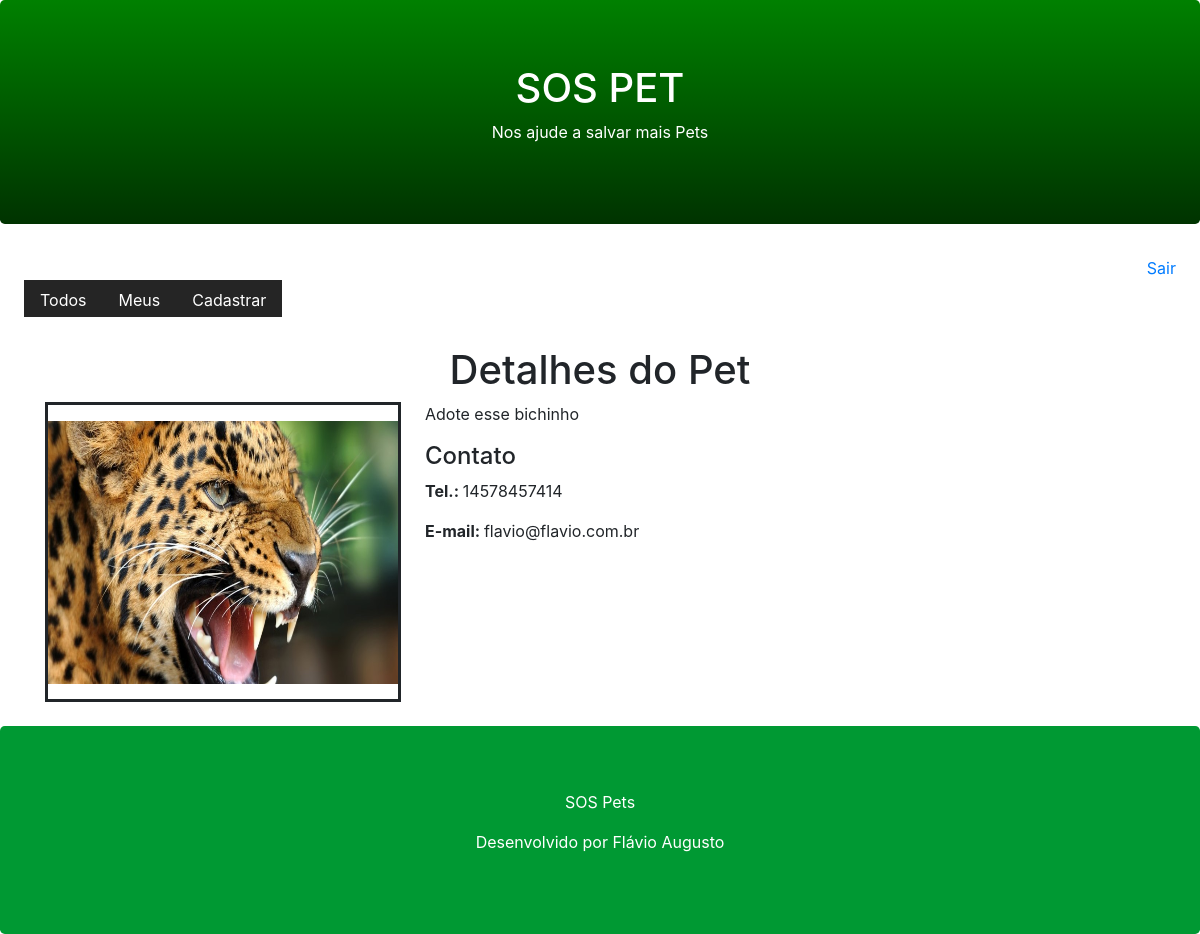
Before: /pet/detail/2/ with the older database file.
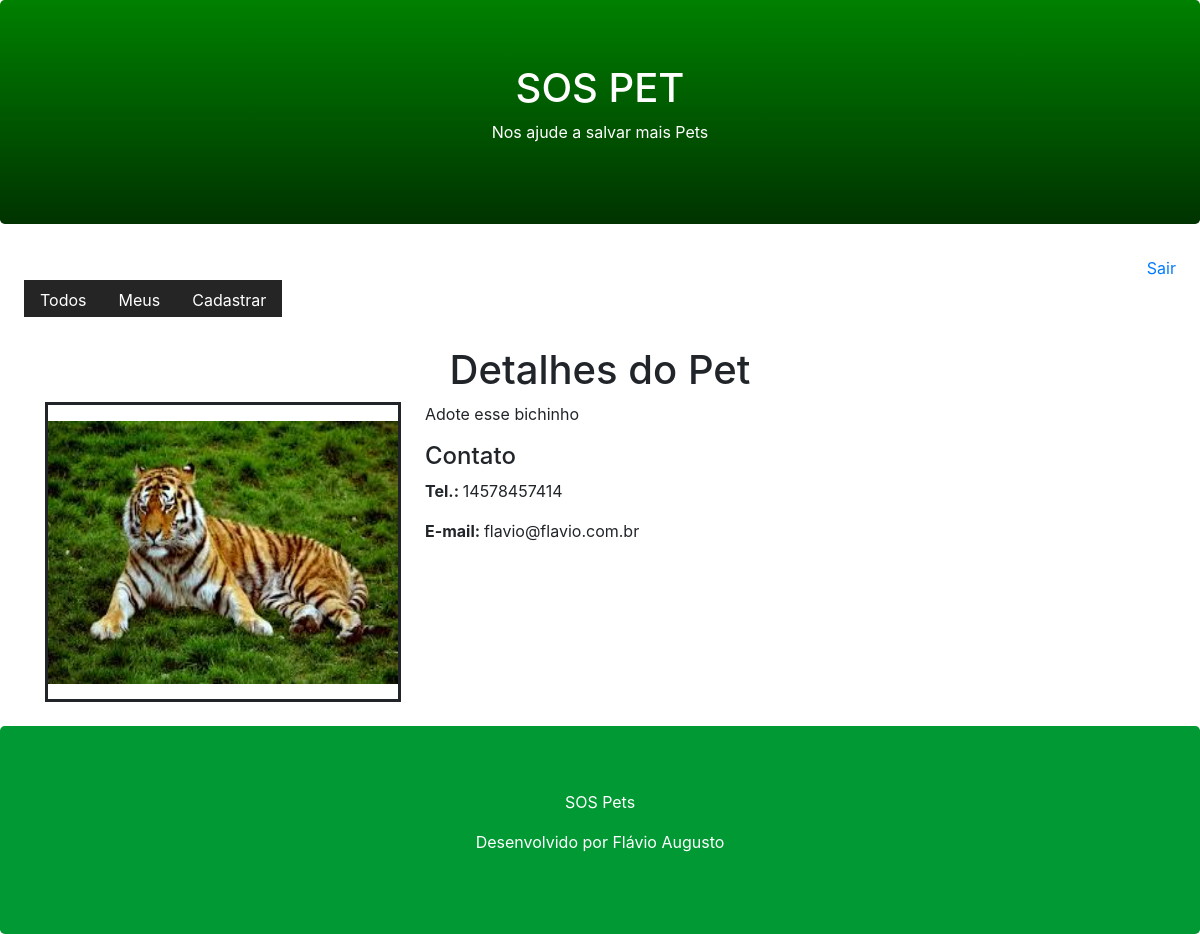
After: the same page with the newer database file.
### core/models.py (models this page shows, shortened)
class Pet(models.Model):
    cidade = models.CharField(max_length=100)
    descricao = models.TextField()
    fone = models.CharField(max_length=11)
    email = models.EmailField()
    data_registro = models.DateTimeField(auto_now_add=True)
    foto = models.ImageField(upload_to='pet')
    ativo = models.BooleanField(default=True)
    usuario = models.ForeignKey(User, on_delete=models.CASCADE)
    class Meta:
        db_table = 'pet'

### core/views.py (the view)
# urls.py: path('pet/detail/<id>/', views.pet_detail),
def pet_detail(request, id):
    pet = Pet.objects.get(ativo=True, id=id)
    return render(request, 'pet.html', {'pet':pet})

### core/templates/pet.html (shortened to what this page needs)
{% extends "model-page.html" %}
{% block content %}
<h1 class="text-center">Detalhes do Pet</h1>
<div class="container mp-4 mb-4">
    <div class="row">
        <div class="col-sm-4">
            <div style="bordrr-color: green; border-style: solid; width: 356px; height: 300px">
                <img src="{{ pet.foto.url }}" width="350" height="263" style="margin-top: 16px;">
            </div>
        </div>
        <div class="col-sm-8">
            <p>{{ pet.descricao }}</p>
            <h4>Contato</h4>
            <p><b>Tel.: </b>{{ pet.fone }}</p>
            <p><b>E-mail: </b>{{ pet.email }}</p>
        </div>
    </div>
</div>
{% endblock %}

Changed rows visible on the page:
changed Pet "Adote esse bichinho": foto: a different picture
